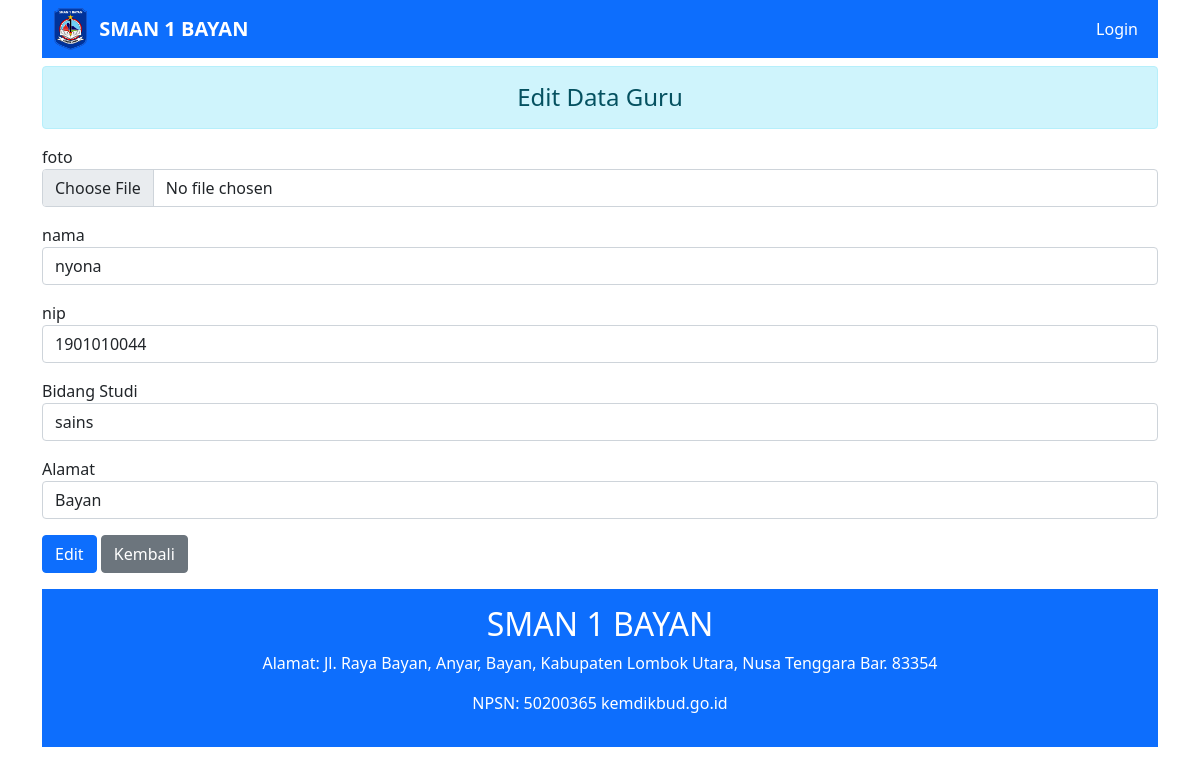
/Websekolah/edit.php?url-nomor=28, run on the app's committed database.
### tables this page shows
CREATE TABLE `tbl_guru` (
  `nomor` int(11) NOT NULL,
  `foto` varchar(255) NOT NULL,
  `nama` varchar(60) NOT NULL,
  `nip` int(70) NOT NULL,
  `bidang_studi` varchar(30) NOT NULL,
  `alamat` varchar(50) NOT NULL
);

### Websekolah/edit.php (the view, shortened to what this page needs)
<!DOCTYPE html>
<html lang="en">
<head>
    <link rel="stylesheet" href="bootstrap/css/bootstrap.min.css">
</head>
<body>
    <div class="container">
        <?php
        include 'navbar.php';
        ?>
        <h4 style="text-align: center;" class="alert alert-info mt-2"> Edit Data Guru</h4>
        <?php
        require 'setting.php';
        if (isset($_GET['url-nomor'])) {
            $input_id = $_GET['url-nomor'];
            $query = "SELECT * FROM tbl_guru WHERE nomor ='$input_id'";
            $result = mysqli_query($koneksi, $query);
            $data = mysqli_fetch_object($result);
        }
        ?>
        <form action="#" method="Post">
            <div class="mb-3">
                <label for="">foto</label>
                <input type="file" name="txtfile" class="form-control" value="<?= $data->foto; ?>">
            </div>
            <div class="mb-3">
                <label for="">nama</label>
                <input type="text" name="txtnama" class="form-control" value="<?= $data->nama; ?>">
            </div>
            <div class="mb-3">
                <label for="">nip</label>
                <input type="text" name="txtnip" class="form-control" value="<?= $data->nip; ?>">
            </div>
            <div class="mb-3">
                <label for="">Bidang Studi</label>
                <input type="text" name="txtbidang_studi" class="form-control" value="<?= $data->bidang_studi; ?>">
            </div>
            <div class="mb-3">
                <label for="">Alamat</label>
                <input type="text" name="txtalamat" class="form-control" value="<?= $data->alamat; ?>">
            </div>
            <input type="submit" name="simpan" value="Edit" class="btn btn-primary mb-3">
            <a href="home.php" class="btn btn-secondary mb-3">Kembali</a>
        </form>
        <?php
        include 'footer.php';
        ?>
    </div>
</body>
</html>

### data on the page
tbl_guru: txtnama "nyona", txtnip "1901010044", txtbidang_studi "sains", txtalamat "Bayan"
